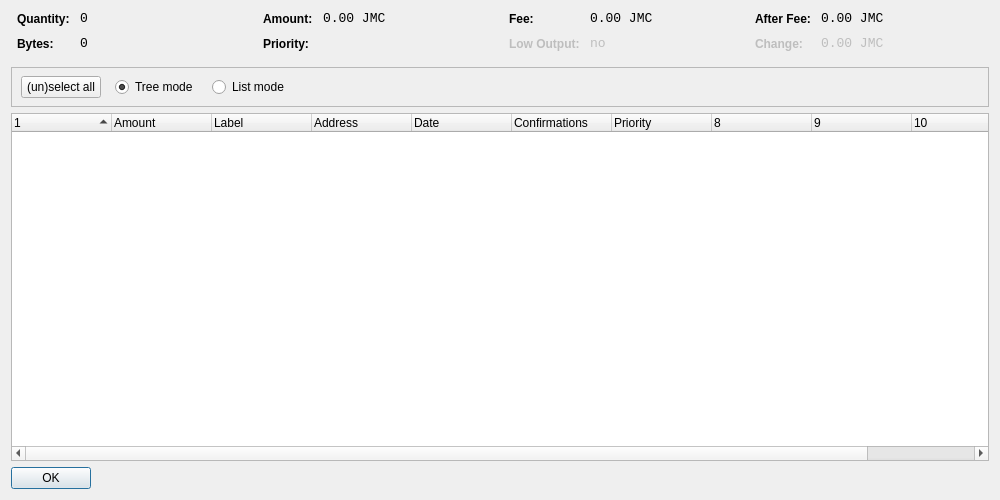
<?xml version="1.0" encoding="UTF-8"?>
<ui version="4.0">
 <class>CoinControlDialog</class>
 <widget class="QDialog" name="CoinControlDialog">
  <property name="geometry">
   <rect>
    <x>0</x>
    <y>0</y>
    <width>1000</width>
    <height>500</height>
   </rect>
  </property>
  <property name="windowTitle">
   <string>Coin Control</string>
  </property>
  <layout class="QVBoxLayout" name="verticalLayout">
   <item>
    <layout class="QHBoxLayout" name="horizontalLayoutTop" stretch="0,0,0,0">
     <property name="topMargin">
      <number>0</number>
     </property>
     <property name="bottomMargin">
      <number>10</number>
     </property>
     <item>
      <layout class="QFormLayout" name="formLayoutCoinControl1">
       <property name="horizontalSpacing">
        <number>10</number>
       </property>
       <property name="verticalSpacing">
        <number>10</number>
       </property>
       <property name="leftMargin">
        <number>6</number>
       </property>
       <property name="rightMargin">
        <number>6</number>
       </property>
       <item row="0" column="0">
        <widget class="QLabel" name="labelCoinControlQuantityText">
         <property name="styleSheet">
          <string notr="true">font-weight:bold;</string>
         </property>
         <property name="text">
          <string>Quantity:</string>
         </property>
        </widget>
       </item>
       <item row="0" column="1">
        <widget class="QLabel" name="labelCoinControlQuantity">
         <property name="font">
          <font>
           <family>Monospace</family>
           <pointsize>10</pointsize>
          </font>
         </property>
         <property name="cursor">
          <cursorShape>IBeamCursor</cursorShape>
         </property>
         <property name="contextMenuPolicy">
          <enum>Qt::ActionsContextMenu</enum>
         </property>
         <property name="text">
          <string notr="true">0</string>
         </property>
         <property name="textInteractionFlags">
          <set>Qt::LinksAccessibleByMouse|Qt::TextSelectableByKeyboard|Qt::TextSelectableByMouse</set>
         </property>
        </widget>
       </item>
       <item row="1" column="0">
        <widget class="QLabel" name="labelCoinControlBytesText">
         <property name="styleSheet">
          <string notr="true">font-weight:bold;</string>
         </property>
         <property name="text">
          <string>Bytes:</string>
         </property>
        </widget>
       </item>
       <item row="1" column="1">
        <widget class="QLabel" name="labelCoinControlBytes">
         <property name="font">
          <font>
           <family>Monospace</family>
           <pointsize>10</pointsize>
          </font>
         </property>
         <property name="cursor">
          <cursorShape>IBeamCursor</cursorShape>
         </property>
         <property name="contextMenuPolicy">
          <enum>Qt::ActionsContextMenu</enum>
         </property>
         <property name="text">
          <string notr="true">0</string>
         </property>
         <property name="textInteractionFlags">
          <set>Qt::LinksAccessibleByMouse|Qt::TextSelectableByKeyboard|Qt::TextSelectableByMouse</set>
         </property>
        </widget>
       </item>
      </layout>
     </item>
     <item>
      <layout class="QFormLayout" name="formLayoutCoinControl2">
       <property name="horizontalSpacing">
        <number>10</number>
       </property>
       <property name="verticalSpacing">
        <number>10</number>
       </property>
       <property name="leftMargin">
        <number>6</number>
       </property>
       <property name="rightMargin">
        <number>6</number>
       </property>
       <item row="0" column="0">
        <widget class="QLabel" name="labelCoinControlAmountText">
         <property name="styleSheet">
          <string notr="true">font-weight:bold;</string>
         </property>
         <property name="text">
          <string>Amount:</string>
         </property>
        </widget>
       </item>
       <item row="0" column="1">
        <widget class="QLabel" name="labelCoinControlAmount">
         <property name="font">
          <font>
           <family>Monospace</family>
           <pointsize>10</pointsize>
          </font>
         </property>
         <property name="cursor">
          <cursorShape>IBeamCursor</cursorShape>
         </property>
         <property name="contextMenuPolicy">
          <enum>Qt::ActionsContextMenu</enum>
         </property>
         <property name="text">
          <string notr="true">0.00 JMC</string>
         </property>
         <property name="textInteractionFlags">
          <set>Qt::LinksAccessibleByMouse|Qt::TextSelectableByKeyboard|Qt::TextSelectableByMouse</set>
         </property>
        </widget>
       </item>
       <item row="1" column="0">
        <widget class="QLabel" name="labelCoinControlPriorityText">
         <property name="styleSheet">
          <string notr="true">font-weight:bold;</string>
         </property>
         <property name="text">
          <string>Priority:</string>
         </property>
        </widget>
       </item>
       <item row="1" column="1">
        <widget class="QLabel" name="labelCoinControlPriority">
         <property name="font">
          <font>
           <family>Monospace</family>
           <pointsize>10</pointsize>
          </font>
         </property>
         <property name="cursor">
          <cursorShape>IBeamCursor</cursorShape>
         </property>
         <property name="contextMenuPolicy">
          <enum>Qt::ActionsContextMenu</enum>
         </property>
         <property name="text">
          <string/>
         </property>
         <property name="textInteractionFlags">
          <set>Qt::LinksAccessibleByMouse|Qt::TextSelectableByKeyboard|Qt::TextSelectableByMouse</set>
         </property>
        </widget>
       </item>
      </layout>
     </item>
     <item>
      <layout class="QFormLayout" name="formLayoutCoinControl3">
       <property name="horizontalSpacing">
        <number>10</number>
       </property>
       <property name="verticalSpacing">
        <number>10</number>
       </property>
       <property name="leftMargin">
        <number>6</number>
       </property>
       <property name="rightMargin">
        <number>6</number>
       </property>
       <item row="0" column="0">
        <widget class="QLabel" name="labelCoinControlFeeText">
         <property name="styleSheet">
          <string notr="true">font-weight:bold;</string>
         </property>
         <property name="text">
          <string>Fee:</string>
         </property>
        </widget>
       </item>
       <item row="0" column="1">
        <widget class="QLabel" name="labelCoinControlFee">
         <property name="font">
          <font>
           <family>Monospace</family>
           <pointsize>10</pointsize>
          </font>
         </property>
         <property name="cursor">
          <cursorShape>IBeamCursor</cursorShape>
         </property>
         <property name="contextMenuPolicy">
          <enum>Qt::ActionsContextMenu</enum>
         </property>
         <property name="text">
          <string notr="true">0.00 JMC</string>
         </property>
         <property name="textInteractionFlags">
          <set>Qt::LinksAccessibleByMouse|Qt::TextSelectableByKeyboard|Qt::TextSelectableByMouse</set>
         </property>
        </widget>
       </item>
       <item row="1" column="0">
        <widget class="QLabel" name="labelCoinControlLowOutputText">
         <property name="enabled">
          <bool>false</bool>
         </property>
         <property name="styleSheet">
          <string notr="true">font-weight:bold;</string>
         </property>
         <property name="text">
          <string>Low Output:</string>
         </property>
        </widget>
       </item>
       <item row="1" column="1">
        <widget class="QLabel" name="labelCoinControlLowOutput">
         <property name="enabled">
          <bool>false</bool>
         </property>
         <property name="font">
          <font>
           <family>Monospace</family>
           <pointsize>10</pointsize>
          </font>
         </property>
         <property name="cursor">
          <cursorShape>IBeamCursor</cursorShape>
         </property>
         <property name="contextMenuPolicy">
          <enum>Qt::ActionsContextMenu</enum>
         </property>
         <property name="text">
          <string notr="true">no</string>
         </property>
         <property name="textInteractionFlags">
          <set>Qt::LinksAccessibleByMouse|Qt::TextSelectableByKeyboard|Qt::TextSelectableByMouse</set>
         </property>
        </widget>
       </item>
      </layout>
     </item>
     <item>
      <layout class="QFormLayout" name="formLayoutCoinControl4">
       <property name="horizontalSpacing">
        <number>10</number>
       </property>
       <property name="verticalSpacing">
        <number>10</number>
       </property>
       <property name="leftMargin">
        <number>6</number>
       </property>
       <property name="rightMargin">
        <number>6</number>
       </property>
       <item row="0" column="0">
        <widget class="QLabel" name="labelCoinControlAfterFeeText">
         <property name="styleSheet">
          <string notr="true">font-weight:bold;</string>
         </property>
         <property name="text">
          <string>After Fee:</string>
         </property>
        </widget>
       </item>
       <item row="0" column="1">
        <widget class="QLabel" name="labelCoinControlAfterFee">
         <property name="font">
          <font>
           <family>Monospace</family>
           <pointsize>10</pointsize>
          </font>
         </property>
         <property name="cursor">
          <cursorShape>IBeamCursor</cursorShape>
         </property>
         <property name="contextMenuPolicy">
          <enum>Qt::ActionsContextMenu</enum>
         </property>
         <property name="text">
          <string notr="true">0.00 JMC</string>
         </property>
         <property name="textInteractionFlags">
          <set>Qt::LinksAccessibleByMouse|Qt::TextSelectableByKeyboard|Qt::TextSelectableByMouse</set>
         </property>
        </widget>
       </item>
       <item row="1" column="0">
        <widget class="QLabel" name="labelCoinControlChangeText">
         <property name="enabled">
          <bool>false</bool>
         </property>
         <property name="styleSheet">
          <string notr="true">font-weight:bold;</string>
         </property>
         <property name="text">
          <string>Change:</string>
         </property>
        </widget>
       </item>
       <item row="1" column="1">
        <widget class="QLabel" name="labelCoinControlChange">
         <property name="enabled">
          <bool>false</bool>
         </property>
         <property name="font">
          <font>
           <family>Monospace</family>
           <pointsize>10</pointsize>
          </font>
         </property>
         <property name="cursor">
          <cursorShape>IBeamCursor</cursorShape>
         </property>
         <property name="contextMenuPolicy">
          <enum>Qt::ActionsContextMenu</enum>
         </property>
         <property name="text">
          <string notr="true">0.00 JMC</string>
         </property>
         <property name="textInteractionFlags">
          <set>Qt::LinksAccessibleByMouse|Qt::TextSelectableByKeyboard|Qt::TextSelectableByMouse</set>
         </property>
        </widget>
       </item>
      </layout>
     </item>
    </layout>
   </item>
   <item>
    <widget class="QFrame" name="frame">
     <property name="minimumSize">
      <size>
       <width>0</width>
       <height>40</height>
      </size>
     </property>
     <property name="frameShape">
      <enum>QFrame::StyledPanel</enum>
     </property>
     <property name="frameShadow">
      <enum>QFrame::Sunken</enum>
     </property>
     <widget class="QWidget" name="horizontalLayoutWidget">
      <property name="geometry">
       <rect>
        <x>10</x>
        <y>0</y>
        <width>781</width>
        <height>41</height>
       </rect>
      </property>
      <layout class="QHBoxLayout" name="horizontalLayoutPanel" stretch="0,0,0,0">
       <property name="spacing">
        <number>14</number>
       </property>
       <item>
        <widget class="QPushButton" name="pushButtonSelectAll">
         <property name="sizePolicy">
          <sizepolicy hsizetype="Maximum" vsizetype="Fixed">
           <horstretch>0</horstretch>
           <verstretch>0</verstretch>
          </sizepolicy>
         </property>
         <property name="text">
          <string>(un)select all</string>
         </property>
        </widget>
       </item>
       <item>
        <widget class="QRadioButton" name="radioTreeMode">
         <property name="sizePolicy">
          <sizepolicy hsizetype="Maximum" vsizetype="Fixed">
           <horstretch>0</horstretch>
           <verstretch>0</verstretch>
          </sizepolicy>
         </property>
         <property name="text">
          <string>Tree mode</string>
         </property>
         <property name="checked">
          <bool>true</bool>
         </property>
        </widget>
       </item>
       <item>
        <widget class="QRadioButton" name="radioListMode">
         <property name="sizePolicy">
          <sizepolicy hsizetype="Maximum" vsizetype="Fixed">
           <horstretch>0</horstretch>
           <verstretch>0</verstretch>
          </sizepolicy>
         </property>
         <property name="text">
          <string>List mode</string>
         </property>
        </widget>
       </item>
       <item>
        <spacer name="horizontalSpacer">
         <property name="orientation">
          <enum>Qt::Horizontal</enum>
         </property>
         <property name="sizeHint" stdset="0">
          <size>
           <width>40</width>
           <height>20</height>
          </size>
         </property>
        </spacer>
       </item>
      </layout>
     </widget>
    </widget>
   </item>
   <item>
    <widget class="CoinControlTreeWidget" name="treeWidget">
     <property name="contextMenuPolicy">
      <enum>Qt::CustomContextMenu</enum>
     </property>
     <property name="sortingEnabled">
      <bool>false</bool>
     </property>
     <property name="columnCount">
      <number>11</number>
     </property>
     <attribute name="headerShowSortIndicator" stdset="0">
      <bool>true</bool>
     </attribute>
     <attribute name="headerStretchLastSection">
      <bool>false</bool>
     </attribute>
     <column>
      <property name="text">
       <string/>
      </property>
     </column>
     <column>
      <property name="text">
       <string>Amount</string>
      </property>
     </column>
     <column>
      <property name="text">
       <string>Label</string>
      </property>
     </column>
     <column>
      <property name="text">
       <string>Address</string>
      </property>
     </column>
     <column>
      <property name="text">
       <string>Date</string>
      </property>
     </column>
     <column>
      <property name="text">
       <string>Confirmations</string>
      </property>
      <property name="toolTip">
       <string>Confirmed</string>
      </property>
     </column>
     <column>
      <property name="text">
       <string>Priority</string>
      </property>
     </column>
     <column>
      <property name="text">
       <string/>
      </property>
     </column>
     <column>
      <property name="text">
       <string/>
      </property>
     </column>
     <column>
      <property name="text">
       <string/>
      </property>
     </column>
     <column>
      <property name="text">
       <string/>
      </property>
     </column>
    </widget>
   </item>
   <item>
    <widget class="QDialogButtonBox" name="buttonBox">
     <property name="sizePolicy">
      <sizepolicy hsizetype="Maximum" vsizetype="Fixed">
       <horstretch>0</horstretch>
       <verstretch>0</verstretch>
      </sizepolicy>
     </property>
     <property name="orientation">
      <enum>Qt::Horizontal</enum>
     </property>
     <property name="standardButtons">
      <set>QDialogButtonBox::Ok</set>
     </property>
    </widget>
   </item>
  </layout>
 </widget>
 <customwidgets>
  <customwidget>
   <class>CoinControlTreeWidget</class>
   <extends>QTreeWidget</extends>
   <header>coincontroltreewidget.h</header>
  </customwidget>
 </customwidgets>
 <resources/>
 <connections/>
</ui>
